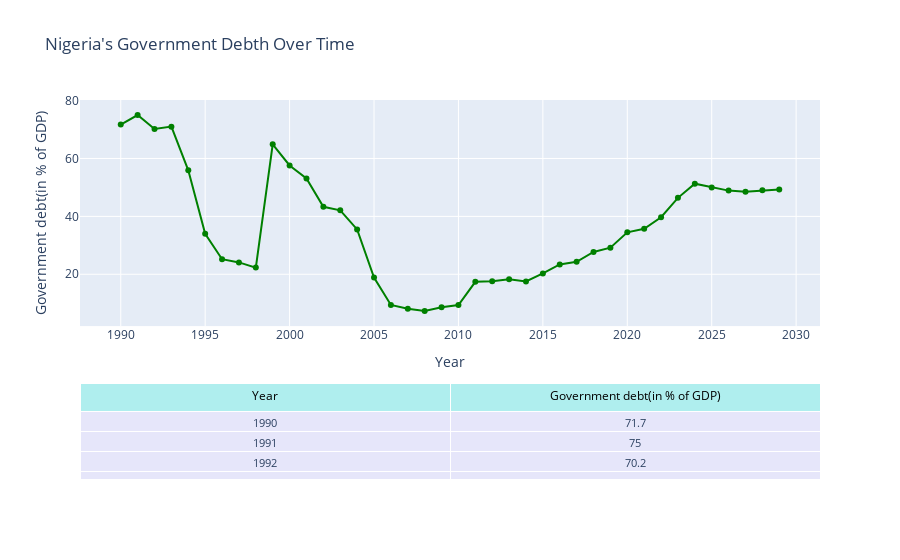

Notebook code for this chart:
### Code cell
#import pandas as pd
#import plotly.graph_objects as go
#from plotly.subplots import make_subplots

# -----------------------------
# Step 1: Prepare the data
# -----------------------------
years = list(range(1990, 2030))

debth_data = [
   71.70, 75.00, 70.20, 71.00, 55.90, 34.00, 25.20, 24.10, 22.30, 64.90,
    57.60, 53.10, 43.30, 42.10, 35.50, 18.90, 9.40, 8.10, 7.30, 8.60,
    9.40, 17.40, 17.60, 18.30, 17.50, 20.30, 23.40, 24.30, 27.70, 29.20,
    34.50, 35.70, 39.70, 46.40, 51.30, 50.00, 48.90, 48.50, 49.00, 49.30

]



df = pd.DataFrame({
    "Year": years,
    "Government debt(in % of GDP)": debth_data
})



fig = make_subplots(
    rows=2, cols=1,
    shared_xaxes=True,
    vertical_spacing=0.15,
    row_heights=[0.7, 0.3],
    specs=[[{"type": "xy"}], [{"type": "table"}]]
)

# Add GDP growth line chart
fig.add_trace(
    go.Scatter(
        x=df['Year'],
        y=df['Government debt(in % of GDP)'],
        mode='lines+markers',
        name='Government Debth Over the Years',
        line=dict(color='green'),
        hovertemplate="Year: %{x}<br>Growth: %{y:,.2f}%"
    ),
    row=1, col=1
)

# Add data table
fig.add_trace(
    go.Table(
        header=dict(
            values=["Year", "Government debt(in % of GDP)"],
            fill_color='paleturquoise',
            align='center',
            font=dict(size=12, color='black')
        ),
        cells=dict(
            values=[df['Year'], df['Government debt(in % of GDP)']],
            fill_color='lavender',
            align='center',
            font=dict(size=11)
        )
    ),
    row=2, col=1
)

# -----------------------------
# Step 3: Layout
# -----------------------------
fig.update_layout(
    height=700,
    title_text="Nigeria's Government Debth Over Time",
    xaxis=dict(title='Year'),
    yaxis=dict(title='Government debt(in % of GDP)'),
)

fig.show()

### Figure 1 — Plotly figure (JSON) as saved in the notebook; plotly's stock layout.template omitted (floating-point values rounded to 4 significant figures)
{"data": [{"hovertemplate": "Year: %{x}<br>Growth: %{y:,.2f}%", "line": {"color": "green"}, "mode": "lines+markers", "name": "Government Debth Over the Years", "type": "scatter", "x": [1990, 1991, 1992, 1993, 1994, 1995, 1996, 1997, 1998, 1999, 2000, 2001, 2002, 2003, 2004, 2005, 2006, 2007, 2008, 2009, 2010, 2011, 2012, 2013, 2014, 2015, 2016, 2017, 2018, 2019, 2020, 2021, 2022, 2023, 2024, 2025, 2026, 2027, 2028, 2029], "xaxis": "x", "y": [71.7, 75, 70.2, 71, 55.9, 34, 25.2, 24.1, 22.3, 64.9, 57.6, 53.1, 43.3, 42.1, 35.5, 18.9, 9.4, 8.1, 7.3, 8.6, 9.4, 17.4, 17.6, 18.3, 17.5, 20.3, 23.4, 24.3, 27.7, 29.2, 34.5, 35.7, 39.7, 46.4, 51.3, 50, 48.9, 48.5, 49, 49.3], "yaxis": "y"}, {"cells": {"align": "center", "fill": {"color": "lavender"}, "font": {"size": 11}, "values": [[1990, 1991, 1992, 1993, 1994, 1995, 1996, 1997, 1998, 1999, 2000, 2001, 2002, 2003, 2004, 2005, 2006, 2007, 2008, 2009, 2010, 2011, 2012, 2013, 2014, 2015, 2016, 2017, 2018, 2019, 2020, 2021, 2022, 2023, 2024, 2025, 2026, 2027, 2028, 2029], [71.7, 75, 70.2, 71, 55.9, 34, 25.2, 24.1, 22.3, 64.9, 57.6, 53.1, 43.3, 42.1, 35.5, 18.9, 9.4, 8.1, 7.3, 8.6, 9.4, 17.4, 17.6, 18.3, 17.5, 20.3, 23.4, 24.3, 27.7, 29.2, 34.5, 35.7, 39.7, 46.4, 51.3, 50, 48.9, 48.5, 49, 49.3]]}, "domain": {"x": [0, 1], "y": [0, 0.255]}, "header": {"align": "center", "fill": {"color": "paleturquoise"}, "font": {"color": "black", "size": 12}, "values": ["Year", "Government debt(in % of GDP)"]}, "type": "table"}], "layout": {"autosize": true, "title": {"text": "Nigeria's Government Debth Over Time"}, "xaxis": {"anchor": "y", "autorange": true, "domain": [0, 1], "range": [1988.0, 2031.0], "title": {"text": "Year"}, "type": "linear"}, "yaxis": {"anchor": "x", "autorange": true, "domain": [0.405, 1], "range": [2.498, 79.8], "title": {"text": "Government debt(in % of GDP)"}, "type": "linear"}}}
